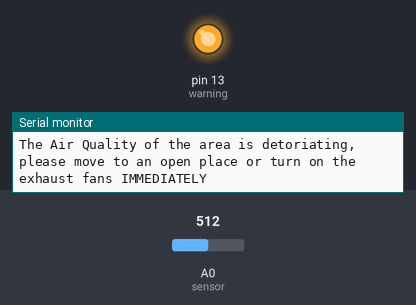
Bench run of a sketch on a simulated Arduino Uno, built with avr-gcc and run on an emulated ATmega328P. Shown: output pins drawn as LEDs (lit = HIGH), the last lines printed to the serial monitor. The test bench sets the inputs (shaded band); at power-on: A0 (sensor) = 512.

Above: at 1.8 s.
1.9 s: A0 (sensor) set to 82
3.4 s: A0 (sensor) set to 68
At 5.3 s:
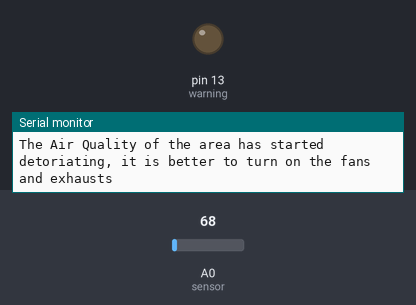
5.8 s: A0 (sensor) set to 85
At 7.6 s:
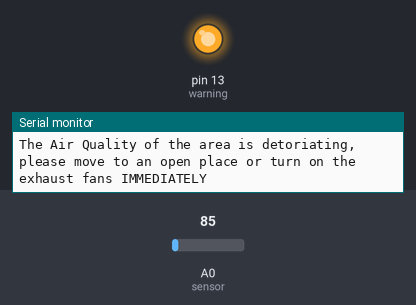
7.9 s: A0 (sensor) set to 65
At 10.0 s:
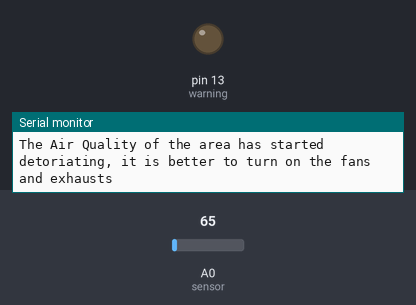
Timing chart, 0 to 11.0 s (numbered marks = the images above; inputs shaded):
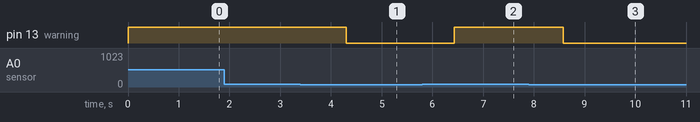

The sketch:

SMOKE_SENSOR_FINAL_WITH_WARNING.ino
```cpp
int warning=13; //replace 13 with the pin number of the pin your LED and Buzzer are connected to
void setup()
{
  Serial.begin(9600); //sets the Baud rate of Serial Monitor
  pinMode(warning,OUTPUT); //for the output warning to declare the Alert Level
}
void loop()
{
  digitalWrite(warning,LOW);
  int sensorValue = analogRead(A0); //replace AO with the Analog pin number your sensor's analog output is connected to
  Serial.print("Air Quality = ");
  Serial.print(sensorValue);
  Serial.print("*PPM");
  Serial.println();
  if(sensorValue<50)
  {
    Serial.println("The Air Quality is fine, you face no potential harm right now");
  }
  if(sensorValue>50 && sensorValue<75)
  {
    Serial.println("The Air Quality of the area has started detoriating, it is better to turn on the fans and exhausts");
  }
  else if (sensorValue>75 )
  {
    digitalWrite(warning, HIGH); //turns the LED and Buzzer on
    Serial.println("The Air Quality of the area is detoriating, please move to an open place or turn on the exhaust fans IMMEDIATELY");
  }
  Serial.println();
  delay(1000); //waits for 1s or 1000ms before taking another reading, increase or decrease the value to alter the rate
}
```

Measured:
- the behaviour switches between 76 and 75 on A0 (sensor) (found by bisection; images 0 and 1)
- after the input at 3.4 s, pin 13 (warning): HIGH → LOW after 0.91 s
- after the input at 5.8 s, pin 13 (warning): LOW → HIGH after 0.63 s
- after the input at 7.9 s, pin 13 (warning): HIGH → LOW after 0.68 s
